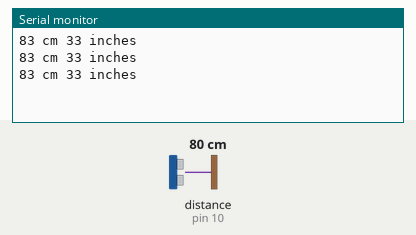
Bench run of a sketch on a simulated Arduino Uno, built with avr-gcc and run on an emulated ATmega328P. On the bench: the last lines printed to the serial monitor. Wiring (inferred from the names in the program): ultrasonic range finder: trigger pin 9; echo pin 10. The inputs (shaded band) are chosen by the test bench; at power-on: distance to the obstacle (sensor on pin 10) 80 cm. The echo pulse lasts 58.3 µs per cm.

Above: at 1.3 s.
1.4 s: distance to the obstacle (sensor on pin 10) set to 2 cm
At 1.9 s:
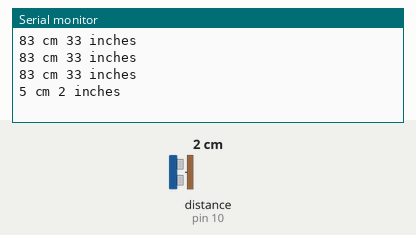
2.9 s: distance to the obstacle (sensor on pin 10) set to 4 cm
At 3.4 s:
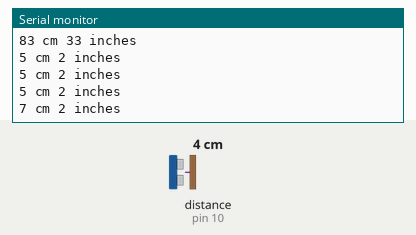
Timing chart, 0 to 5.9 s (numbered marks = the images above; inputs shaded):
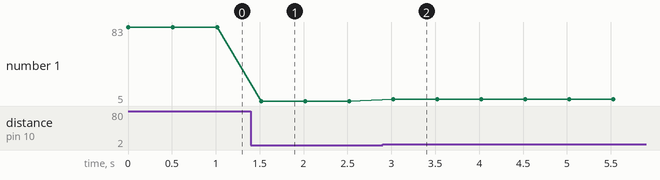

Measured:
- after the input at 1.4 s, the serial monitor: prints a new line after 0.12 s (image 1)
- after the input at 2.9 s, the serial monitor: prints a new line after 0.12 s (image 2)
- plotted number 1: 83 → 5 after the input at 1.4 s, 5 → 7 after the input at 2.9 s

The sketch:

ch_12_rangefinder.ino
```cpp
const int trigPin = 9;
const int echoPin = 10;

void setup()
{
  pinMode(trigPin, OUTPUT);
  pinMode(echoPin, INPUT);
  Serial.begin(9600);
}

void loop()
{
  float cm = takeSounding();
  Serial.print(int(cm));
  Serial.print(" cm ");
  int inches = int(cm / 2.5);
  Serial.print(inches);
  Serial.println(" inches");
  delay(500);
}


float takeSounding()
{
  digitalWrite(trigPin, HIGH);
  delayMicroseconds(10); // 10us trigger pulse
  digitalWrite(trigPin, LOW);
  delayMicroseconds(200); // ingore echos while sending 200us
  long duration = pulseIn(echoPin, HIGH, 100000) + 200;
  float distance = duration / 29.0 / 2.0;
  return distance;
}
```
